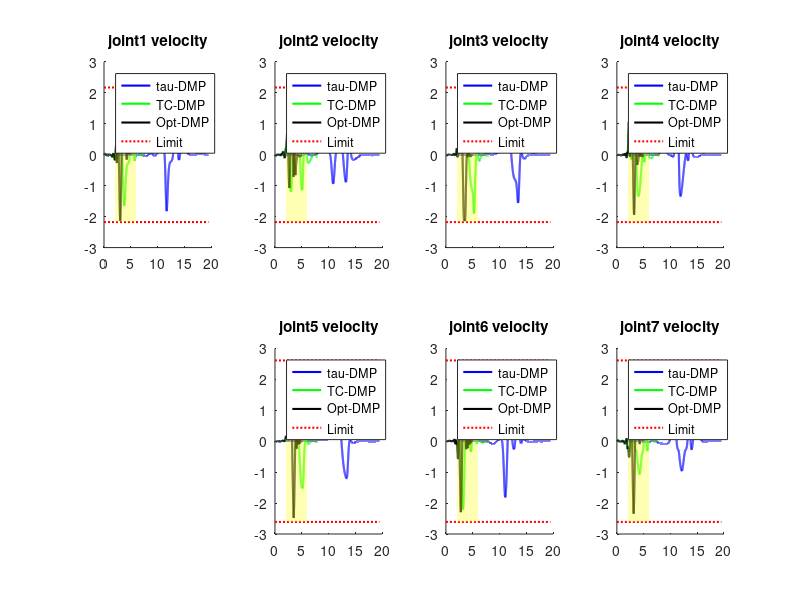
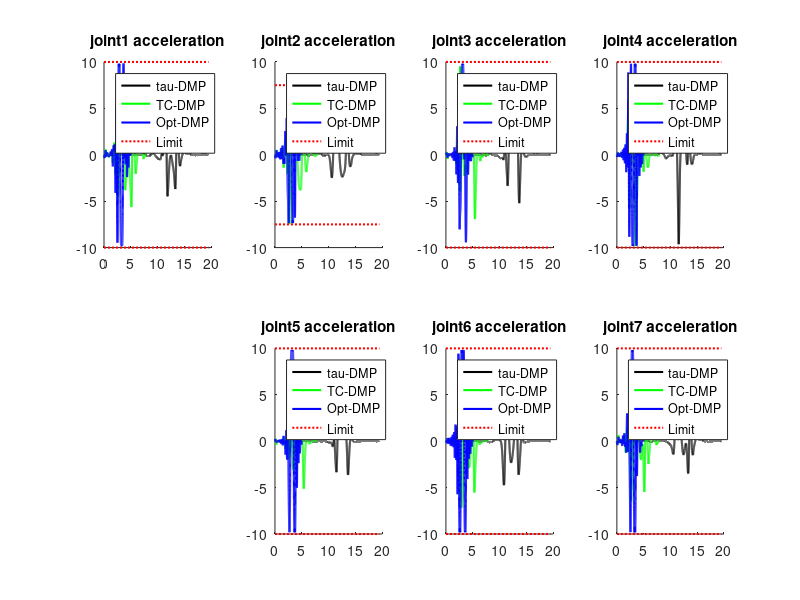

Write the MATLAB code that produced these figures, in order.
clear all
clc

%the .mat files were all saved from the trajectories fitted to bag A
unconstrained_traj = load("unconstrained_traj.mat")
Opt_DMP_traj = load("Opt_DMP_traj.mat")
%Opt_DMP_traj = load("vel_constrained_Opt_DMP.mat") %ONLY USE THIS FOR COMPARISON - not actually used in experiments!

tau_DMP_res = load("tau_DMP_res.mat")
TC_DMP_res = load("TC_DMP_res.mat")

%make uniform structs for easier plotting
unconstrained.t = unconstrained_traj.unconstrained.Time
unconstrained.p = unconstrained_traj.unconstrained.Pos
unconstrained.v = unconstrained_traj.unconstrained.Vel
unconstrained.a = unconstrained_traj.unconstrained.Accel

tau_DMP.t = tau_DMP_res.res.t
tau_DMP.p = tau_DMP_res.res.pos
tau_DMP.v = tau_DMP_res.res.vel
tau_DMP.a = tau_DMP_res.res.acc

TC_DMP.t = TC_DMP_res.res.t
TC_DMP.p = TC_DMP_res.res.ref_pos
TC_DMP.v = TC_DMP_res.res.ref_vel
TC_DMP.a = TC_DMP_res.res.ref_acc

Opt_DMP.t = Opt_DMP_traj.traj.Time
Opt_DMP.p = Opt_DMP_traj.traj.Pos
Opt_DMP.v = Opt_DMP_traj.traj.Vel
Opt_DMP.a = Opt_DMP_traj.traj.Accel

%TODO: plot limits too!!


v_max = [2.1750; 2.1750; 2.1750; 2.1750; 2.6100; 2.6100; 2.6100];
a_max = [10; 7.5; 10; 10; 10; 10; 10];

figure('Name', 'Joint velocities')

for joint = 1:7
    if joint < 5
        subplot(2,4,joint)
    else
        subplot(2,4,joint+0.5)
    end

    if mod(joint,2) == 1
        tau_DMP.v(joint,:) = -tau_DMP.v(joint,:);
        TC_DMP.v(joint,:) = -TC_DMP.v(joint,:);
        Opt_DMP.v(joint,:) = -Opt_DMP.v(joint,:);
    end

    title(strcat('joint', num2str(joint), ' velocity'))
    hold on
    %plot_unconstrained = plot(unconstrained.t,unconstrained.v(joint,:),'m-', 'LineWidth', 1.5, 'DisplayName','unconstrained');
    plot_tau_DMP = plot(tau_DMP.t,tau_DMP.v(joint,:),'b-', 'LineWidth', 1.5, 'DisplayName','tau-DMP');
    plot_TC_DMP = plot(TC_DMP.t,TC_DMP.v(joint,:),'g-', 'LineWidth', 1.5, 'DisplayName','TC-DMP');
    plot_Opt_DMP = plot(Opt_DMP.t,Opt_DMP.v(joint,:),'k-', 'LineWidth', 1.5, 'DisplayName','Opt-DMP');

    limit_plot = plot([tau_DMP.t(1) tau_DMP.t(end)],[v_max(joint) v_max(joint)],'r:','LineWidth',1.5, 'DisplayName', 'Limit')
    plot([tau_DMP.t(1) tau_DMP.t(end)],-[v_max(joint) v_max(joint)],'r:','LineWidth',1.5)

    area([2,6],[v_max(joint),v_max(joint)], "FaceColor","y","FaceAlpha",0.3, "EdgeAlpha", 0)
    area([2,6],-[v_max(joint),v_max(joint)], "FaceColor","y","FaceAlpha",0.3, "EdgeAlpha", 0)

    legend([plot_tau_DMP, plot_TC_DMP, plot_Opt_DMP, limit_plot], 'Location','northwest')
end

figure('Name', 'Joint accelerations')
for joint = 1:7
    if joint < 5
        subplot(2,4,joint)
    else
        subplot(2,4,joint+0.5)
    end

    if mod(joint,2) == 1
        tau_DMP.a(joint,:) = -tau_DMP.a(joint,:);
        TC_DMP.a(joint,:) = -TC_DMP.a(joint,:);
        Opt_DMP.a(joint,:) = -Opt_DMP.a(joint,:);
    end

    title(strcat('joint', num2str(joint), ' acceleration'))
    hold on
    plot_tau_DMP = plot(tau_DMP.t,tau_DMP.a(joint,:),'k-', 'LineWidth', 1.5, 'DisplayName','tau-DMP');
    plot_TC_DMP = plot(TC_DMP.t,TC_DMP.a(joint,:),'g-', 'LineWidth', 1.5, 'DisplayName','TC-DMP');
    plot_Opt_DMP = plot(Opt_DMP.t,Opt_DMP.a(joint,:),'b-', 'LineWidth', 1.5, 'DisplayName','Opt-DMP');

    limit_plot = plot([tau_DMP.t(1) tau_DMP.t(end)],[a_max(joint) a_max(joint)],'r:','LineWidth',1.5, 'DisplayName', 'Limit')
    plot([tau_DMP.t(1) tau_DMP.t(end)],-[a_max(joint) a_max(joint)],'r:','LineWidth',1.5)

    legend([plot_tau_DMP, plot_TC_DMP, plot_Opt_DMP, limit_plot], 'Location','northwest')
end